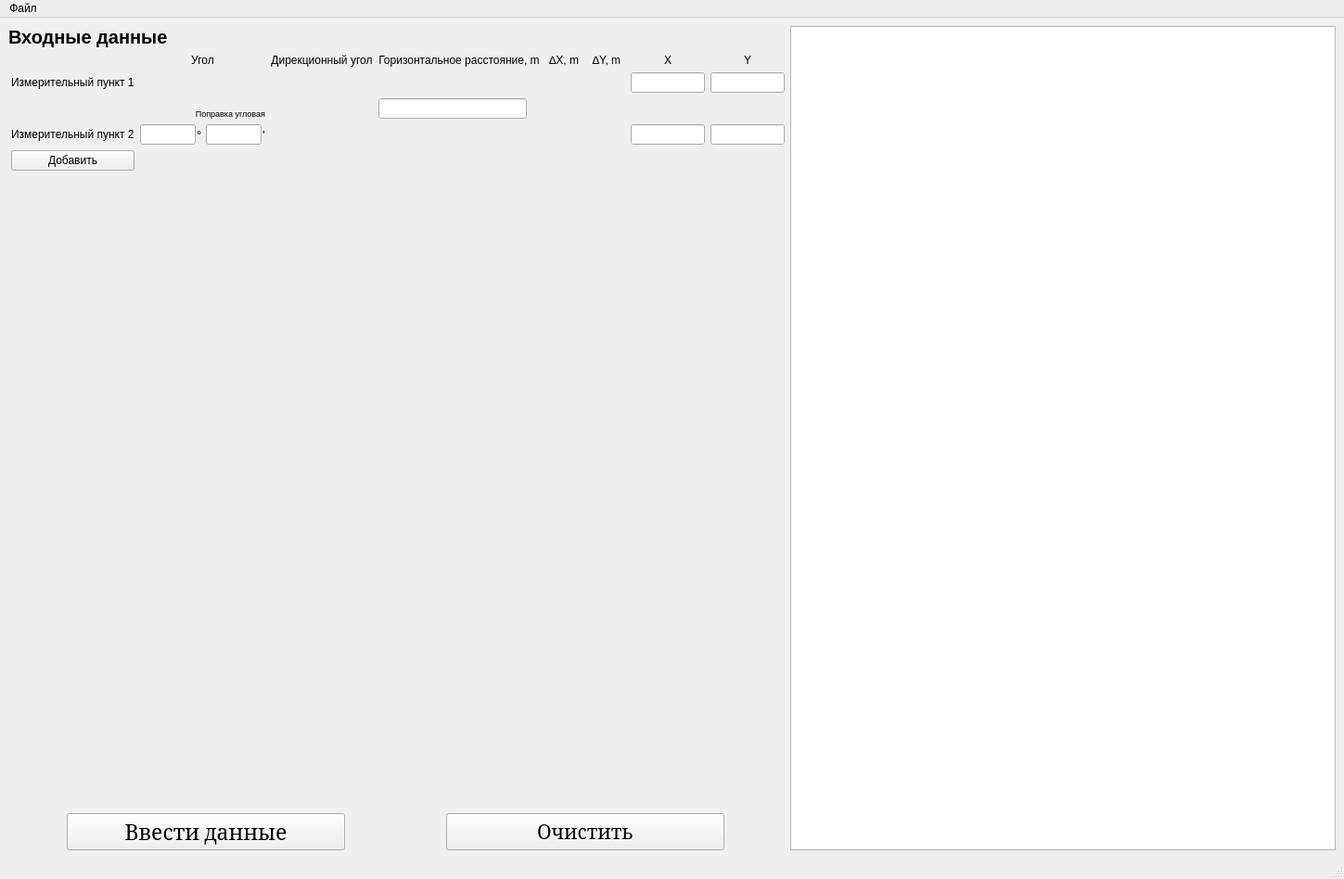
<?xml version="1.0" encoding="UTF-8"?>
<ui version="4.0">
 <class>MainWindow</class>
 <widget class="QMainWindow" name="MainWindow">
  <property name="geometry">
   <rect>
    <x>0</x>
    <y>0</y>
    <width>1449</width>
    <height>948</height>
   </rect>
  </property>
  <property name="windowTitle">
   <string>Калькулятор теодолитного хода</string>
  </property>
  <widget class="QWidget" name="centralwidget">
   <layout class="QHBoxLayout" name="horizontalLayout_3">
    <item>
     <layout class="QHBoxLayout" name="fullscreen">
      <property name="sizeConstraint">
       <enum>QLayout::SetMaximumSize</enum>
      </property>
      <item>
       <layout class="QVBoxLayout" name="workzone">
        <item>
         <widget class="QLabel" name="header">
          <property name="font">
           <font>
            <pointsize>15</pointsize>
            <weight>75</weight>
            <bold>true</bold>
           </font>
          </property>
          <property name="text">
           <string>Входные данные</string>
          </property>
         </widget>
        </item>
        <item>
         <layout class="QGridLayout" name="datascreen">
          <property name="sizeConstraint">
           <enum>QLayout::SetNoConstraint</enum>
          </property>
          <property name="leftMargin">
           <number>3</number>
          </property>
          <item row="3" column="1">
           <layout class="QHBoxLayout" name="angle1">
            <property name="spacing">
             <number>1</number>
            </property>
            <property name="sizeConstraint">
             <enum>QLayout::SetMinimumSize</enum>
            </property>
            <item>
             <widget class="QLineEdit" name="lineEdit_3">
              <property name="sizePolicy">
               <sizepolicy hsizetype="Preferred" vsizetype="Fixed">
                <horstretch>0</horstretch>
                <verstretch>0</verstretch>
               </sizepolicy>
              </property>
              <property name="minimumSize">
               <size>
                <width>20</width>
                <height>0</height>
               </size>
              </property>
              <property name="maximumSize">
               <size>
                <width>60</width>
                <height>16777215</height>
               </size>
              </property>
             </widget>
            </item>
            <item>
             <widget class="QLabel" name="label_9">
              <property name="sizePolicy">
               <sizepolicy hsizetype="Fixed" vsizetype="Preferred">
                <horstretch>0</horstretch>
                <verstretch>0</verstretch>
               </sizepolicy>
              </property>
              <property name="font">
               <font>
                <pointsize>10</pointsize>
               </font>
              </property>
              <property name="text">
               <string>° </string>
              </property>
             </widget>
            </item>
            <item>
             <widget class="QLineEdit" name="lineEdit_6">
              <property name="sizePolicy">
               <sizepolicy hsizetype="Preferred" vsizetype="Fixed">
                <horstretch>0</horstretch>
                <verstretch>0</verstretch>
               </sizepolicy>
              </property>
              <property name="minimumSize">
               <size>
                <width>20</width>
                <height>0</height>
               </size>
              </property>
              <property name="maximumSize">
               <size>
                <width>60</width>
                <height>16777215</height>
               </size>
              </property>
             </widget>
            </item>
            <item>
             <widget class="QLabel" name="label_10">
              <property name="sizePolicy">
               <sizepolicy hsizetype="Fixed" vsizetype="Preferred">
                <horstretch>0</horstretch>
                <verstretch>0</verstretch>
               </sizepolicy>
              </property>
              <property name="font">
               <font>
                <pointsize>10</pointsize>
               </font>
              </property>
              <property name="text">
               <string>'</string>
              </property>
             </widget>
            </item>
           </layout>
          </item>
          <item row="3" column="0">
           <widget class="QLabel" name="punkt2">
            <property name="text">
             <string>Измерительный пункт 2</string>
            </property>
           </widget>
          </item>
          <item row="1" column="7">
           <widget class="QLineEdit" name="y1">
            <property name="minimumSize">
             <size>
              <width>65</width>
              <height>0</height>
             </size>
            </property>
            <property name="maximumSize">
             <size>
              <width>80</width>
              <height>16777215</height>
             </size>
            </property>
           </widget>
          </item>
          <item row="1" column="6">
           <widget class="QLineEdit" name="x1">
            <property name="sizePolicy">
             <sizepolicy hsizetype="Preferred" vsizetype="Fixed">
              <horstretch>0</horstretch>
              <verstretch>0</verstretch>
             </sizepolicy>
            </property>
            <property name="minimumSize">
             <size>
              <width>65</width>
              <height>0</height>
             </size>
            </property>
            <property name="maximumSize">
             <size>
              <width>80</width>
              <height>16777215</height>
             </size>
            </property>
           </widget>
          </item>
          <item row="0" column="4">
           <widget class="QLabel" name="column4">
            <property name="sizePolicy">
             <sizepolicy hsizetype="Fixed" vsizetype="Preferred">
              <horstretch>0</horstretch>
              <verstretch>0</verstretch>
             </sizepolicy>
            </property>
            <property name="minimumSize">
             <size>
              <width>40</width>
              <height>0</height>
             </size>
            </property>
            <property name="text">
             <string>∆X, m</string>
            </property>
            <property name="alignment">
             <set>Qt::AlignCenter</set>
            </property>
           </widget>
          </item>
          <item row="0" column="7">
           <widget class="QLabel" name="column7">
            <property name="text">
             <string>Y</string>
            </property>
            <property name="alignment">
             <set>Qt::AlignCenter</set>
            </property>
           </widget>
          </item>
          <item row="0" column="6">
           <widget class="QLabel" name="column6">
            <property name="text">
             <string>X</string>
            </property>
            <property name="alignment">
             <set>Qt::AlignCenter</set>
            </property>
           </widget>
          </item>
          <item row="1" column="0">
           <widget class="QLabel" name="punkt1">
            <property name="text">
             <string>Измерительный пункт 1</string>
            </property>
           </widget>
          </item>
          <item row="0" column="1">
           <widget class="QLabel" name="column1">
            <property name="text">
             <string>Угол</string>
            </property>
            <property name="alignment">
             <set>Qt::AlignCenter</set>
            </property>
           </widget>
          </item>
          <item row="0" column="2">
           <widget class="QLabel" name="column2">
            <property name="text">
             <string>Дирекционный угол</string>
            </property>
            <property name="alignment">
             <set>Qt::AlignCenter</set>
            </property>
           </widget>
          </item>
          <item row="3" column="7">
           <widget class="QLineEdit" name="y2">
            <property name="minimumSize">
             <size>
              <width>65</width>
              <height>0</height>
             </size>
            </property>
            <property name="maximumSize">
             <size>
              <width>80</width>
              <height>16777215</height>
             </size>
            </property>
           </widget>
          </item>
          <item row="3" column="6">
           <widget class="QLineEdit" name="x2">
            <property name="minimumSize">
             <size>
              <width>65</width>
              <height>0</height>
             </size>
            </property>
            <property name="maximumSize">
             <size>
              <width>80</width>
              <height>16777215</height>
             </size>
            </property>
           </widget>
          </item>
          <item row="0" column="5">
           <widget class="QLabel" name="column5">
            <property name="minimumSize">
             <size>
              <width>40</width>
              <height>0</height>
             </size>
            </property>
            <property name="text">
             <string>∆Y, m</string>
            </property>
            <property name="alignment">
             <set>Qt::AlignCenter</set>
            </property>
           </widget>
          </item>
          <item row="2" column="0">
           <spacer name="verticalSpacer_2">
            <property name="orientation">
             <enum>Qt::Vertical</enum>
            </property>
            <property name="sizeType">
             <enum>QSizePolicy::Fixed</enum>
            </property>
            <property name="sizeHint" stdset="0">
             <size>
              <width>20</width>
              <height>20</height>
             </size>
            </property>
           </spacer>
          </item>
          <item row="0" column="3">
           <widget class="QLabel" name="column3">
            <property name="text">
             <string>Горизонтальное расстояние, m</string>
            </property>
            <property name="alignment">
             <set>Qt::AlignCenter</set>
            </property>
           </widget>
          </item>
          <item row="2" column="3">
           <widget class="QLineEdit" name="horiz1">
            <property name="sizePolicy">
             <sizepolicy hsizetype="Preferred" vsizetype="Fixed">
              <horstretch>0</horstretch>
              <verstretch>0</verstretch>
             </sizepolicy>
            </property>
            <property name="maximumSize">
             <size>
              <width>160</width>
              <height>16777215</height>
             </size>
            </property>
           </widget>
          </item>
          <item row="4" column="0">
           <widget class="QPushButton" name="addButton">
            <property name="text">
             <string>Добавить</string>
            </property>
           </widget>
          </item>
          <item row="2" column="1">
           <widget class="QLabel" name="anglecorr1">
            <property name="font">
             <font>
              <pointsize>7</pointsize>
             </font>
            </property>
            <property name="text">
             <string>Поправка угловая</string>
            </property>
            <property name="alignment">
             <set>Qt::AlignBottom|Qt::AlignRight|Qt::AlignTrailing</set>
            </property>
           </widget>
          </item>
         </layout>
        </item>
        <item>
         <spacer name="verticalSpacer">
          <property name="orientation">
           <enum>Qt::Vertical</enum>
          </property>
          <property name="sizeType">
           <enum>QSizePolicy::Expanding</enum>
          </property>
          <property name="sizeHint" stdset="0">
           <size>
            <width>20</width>
            <height>40</height>
           </size>
          </property>
         </spacer>
        </item>
        <item>
         <layout class="QHBoxLayout" name="buttonns">
          <item>
           <widget class="QPushButton" name="inputButton">
            <property name="sizePolicy">
             <sizepolicy hsizetype="Expanding" vsizetype="Fixed">
              <horstretch>0</horstretch>
              <verstretch>0</verstretch>
             </sizepolicy>
            </property>
            <property name="minimumSize">
             <size>
              <width>200</width>
              <height>30</height>
             </size>
            </property>
            <property name="maximumSize">
             <size>
              <width>300</width>
              <height>45</height>
             </size>
            </property>
            <property name="font">
             <font>
              <family>Cambria</family>
              <pointsize>17</pointsize>
             </font>
            </property>
            <property name="text">
             <string>Ввести данные</string>
            </property>
           </widget>
          </item>
          <item>
           <spacer name="horizontalSpacer">
            <property name="orientation">
             <enum>Qt::Horizontal</enum>
            </property>
            <property name="sizeType">
             <enum>QSizePolicy::Ignored</enum>
            </property>
            <property name="sizeHint" stdset="0">
             <size>
              <width>40</width>
              <height>10</height>
             </size>
            </property>
           </spacer>
          </item>
          <item>
           <widget class="QPushButton" name="clearButton">
            <property name="sizePolicy">
             <sizepolicy hsizetype="Expanding" vsizetype="Fixed">
              <horstretch>0</horstretch>
              <verstretch>0</verstretch>
             </sizepolicy>
            </property>
            <property name="minimumSize">
             <size>
              <width>200</width>
              <height>30</height>
             </size>
            </property>
            <property name="maximumSize">
             <size>
              <width>300</width>
              <height>45</height>
             </size>
            </property>
            <property name="font">
             <font>
              <family>Cambria</family>
              <pointsize>16</pointsize>
             </font>
            </property>
            <property name="text">
             <string>Очистить</string>
            </property>
           </widget>
          </item>
         </layout>
        </item>
       </layout>
      </item>
      <item>
       <widget class="QGraphicsView" name="graph_teodolit">
        <property name="sizePolicy">
         <sizepolicy hsizetype="Expanding" vsizetype="Expanding">
          <horstretch>0</horstretch>
          <verstretch>0</verstretch>
         </sizepolicy>
        </property>
       </widget>
      </item>
     </layout>
    </item>
   </layout>
  </widget>
  <widget class="QMenuBar" name="menubar">
   <property name="geometry">
    <rect>
     <x>0</x>
     <y>0</y>
     <width>1449</width>
     <height>21</height>
    </rect>
   </property>
   <widget class="QMenu" name="menu">
    <property name="title">
     <string>Файл</string>
    </property>
    <widget class="QMenu" name="menu_2">
     <property name="title">
      <string>Импортировать из...</string>
     </property>
     <addaction name="actionExcel"/>
     <addaction name="actionjson"/>
     <addaction name="action_gora"/>
    </widget>
    <addaction name="newFile"/>
    <addaction name="openFile"/>
    <addaction name="separator"/>
    <addaction name="saveFile"/>
    <addaction name="savwFileAs"/>
    <addaction name="separator"/>
    <addaction name="menu_2"/>
    <addaction name="separator"/>
    <addaction name="deleteFile"/>
   </widget>
   <addaction name="menu"/>
  </widget>
  <widget class="QStatusBar" name="statusbar"/>
  <action name="newFile">
   <property name="text">
    <string>Новый файл</string>
   </property>
  </action>
  <action name="openFile">
   <property name="text">
    <string>Открыть...</string>
   </property>
  </action>
  <action name="saveFile">
   <property name="text">
    <string>Сохранить</string>
   </property>
  </action>
  <action name="savwFileAs">
   <property name="text">
    <string>Сохранить как...</string>
   </property>
  </action>
  <action name="deleteFile">
   <property name="text">
    <string>Удалить файл</string>
   </property>
  </action>
  <action name="actionExcel">
   <property name="text">
    <string>Excel</string>
   </property>
  </action>
  <action name="actionjson">
   <property name="text">
    <string>.json</string>
   </property>
  </action>
  <action name="action_gora">
   <property name="text">
    <string>.gora</string>
   </property>
  </action>
 </widget>
 <resources/>
 <connections/>
</ui>
